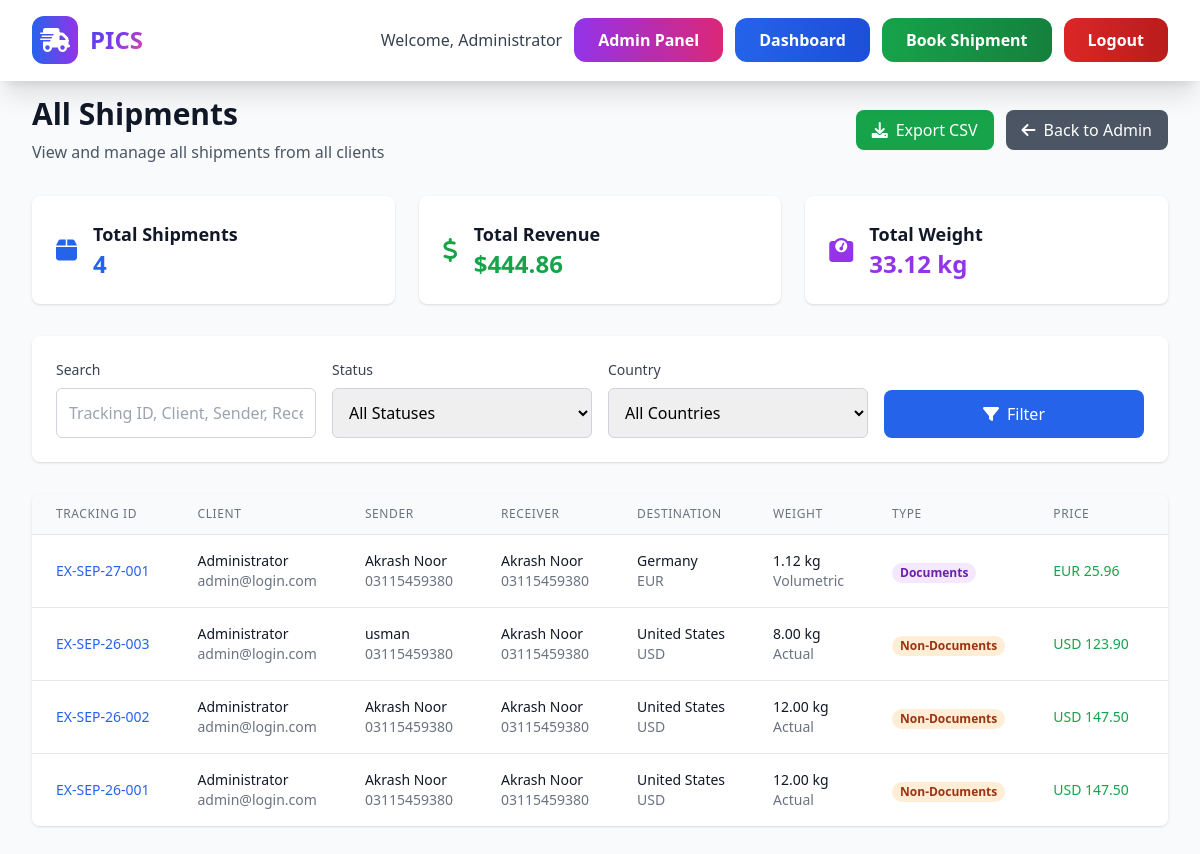
The page /admin/shipments (signed in) on the database its author committed.
### main.py (models this page shows, shortened)
class Client(UserMixin, db.Model):
    id = db.Column(db.Integer, primary_key=True)
    name = db.Column(db.String(100), nullable=False)
    email = db.Column(db.String(100), unique=True, nullable=False)
    password_hash = db.Column(db.String(128), nullable=False)
    phone = db.Column(db.String(20), nullable=False)
    cnic = db.Column(db.String(20), unique=True, nullable=False)
    address = db.Column(db.Text, nullable=False)
    postal_code = db.Column(db.String(20), nullable=False)
    is_admin = db.Column(db.Boolean, default=False)
    created_at = db.Column(db.DateTime, default=datetime.utcnow)

class Shipment(db.Model):
    id = db.Column(db.Integer, primary_key=True)
    tracking_id = db.Column(db.String(50), unique=True, nullable=False)
    client_id = db.Column(db.Integer, db.ForeignKey('client.id'), nullable=False)
    sender_name = db.Column(db.String(100), nullable=False)
    sender_phone = db.Column(db.String(20), nullable=False)
    sender_cnic = db.Column(db.String(20), nullable=False)
    sender_address = db.Column(db.Text, nullable=False)
    sender_postal_code = db.Column(db.String(20), nullable=False)
    receiver_name = db.Column(db.String(100), nullable=False)
    receiver_phone = db.Column(db.String(20), nullable=False)
    receiver_cnic = db.Column(db.String(20), nullable=False)
    receiver_address = db.Column(db.Text, nullable=False)
    receiver_postal_code = db.Column(db.String(20), nullable=False)
    destination_country_id = db.Column(db.Integer, db.ForeignKey('country.id'), nullable=False)
    length = db.Column(db.Float, nullable=False)
    width = db.Column(db.Float, nullable=False)
    height = db.Column(db.Float, nullable=False)
    actual_weight = db.Column(db.Float, nullable=False)
    weight_type = db.Column(db.String(20), nullable=False)  # 'actual' or 'volumetric'
    document_type = db.Column(db.String(20), nullable=False, default='non_docs')  # 'docs' or 'non_docs'
    volumetric_weight = db.Column(db.Float, nullable=False)
    chargeable_weight = db.Column(db.Float, nullable=False)
    base_price = db.Column(db.Float, nullable=False)
    gst_amount = db.Column(db.Float, nullable=False)
    final_price = db.Column(db.Float, nullable=False)
    status = db.Column(db.String(20), default='booked')  # booked, in_transit, delivered, cancelled
    undertaking_accepted = db.Column(db.Boolean, default=False)
    undertaking_text = db.Column(db.Text)
    created_at = db.Column(db.DateTime, default=datetime.utcnow)
    client = db.relationship('Client', backref=db.backref('shipments', lazy=True))
    destination_country = db.relationship('Country', backref=db.backref('shipments', lazy=True))

class Country(db.Model):
    id = db.Column(db.Integer, primary_key=True)
    name = db.Column(db.String(100), nullable=False)
    code = db.Column(db.String(3), unique=True, nullable=False)
    currency = db.Column(db.String(3), nullable=False)
    is_active = db.Column(db.Boolean, default=True)

### main.py (the view, shortened to what this page needs)
@app.route('/admin/shipments')
@login_required
def admin_shipments():
    if not current_user.is_admin:
        flash('Access denied. Admin privileges required.', 'error')
        return redirect(url_for('dashboard'))
    status_filter = request.args.get('status', '')
    country_filter = request.args.get('country', '')
    search_query = request.args.get('search', '')
    page = request.args.get('page', 1, type=int)
    per_page = 20
    query = Shipment.query.join(Client).join(Country)
    if status_filter:
        query = query.filter(Shipment.status == status_filter)
    if country_filter:
        query = query.filter(Shipment.destination_country_id == country_filter)
    shipments_paginated = query.order_by(Shipment.created_at.desc()).paginate(
        page=page, per_page=per_page, error_out=False
    )
    countries = Country.query.filter_by(is_active=True).all()
    statuses = ['booked', 'in_transit', 'delivered', 'cancelled']
    total_shipments = query.count()
    total_revenue = query.with_entities(db.func.sum(Shipment.final_price)).scalar() or 0
    total_weight = query.with_entities(db.func.sum(Shipment.chargeable_weight)).scalar() or 0
    return render_template('admin_shipments.html',
                         shipments=shipments_paginated.items,
                         pagination=shipments_paginated,
                         countries=countries,
                         statuses=statuses,
                         status_filter=status_filter,
                         country_filter=country_filter,
                         search_query=search_query,
                         total_shipments=total_shipments,
                         total_revenue=total_revenue,
                         total_weight=total_weight)

### templates/admin_shipments.html (shortened to what this page needs)
{% extends 'base.html' %}
{% block content %}
<div class="min-h-screen py-8">
    <div class="max-w-7xl mx-auto px-4 sm:px-6 lg:px-8">
        <div class="mb-8">
            <div class="flex justify-between items-center">
                <div>
                    <h1 class="text-3xl font-bold text-gray-900">All Shipments</h1>
                    <p class="mt-2 text-gray-600">View and manage all shipments from all clients</p>
                </div>
                <div class="flex space-x-3">
                    <a href="{{ url_for('export_all_shipments') }}"
                       class="bg-green-600 text-white px-4 py-2 rounded-lg font-medium hover:bg-green-700">
                        <i class="fas fa-download mr-2"></i>Export CSV
                    </a>
                    <a href="{{ url_for('admin') }}"
                       class="bg-gray-600 text-white px-4 py-2 rounded-lg font-medium hover:bg-gray-700">
                        <i class="fas fa-arrow-left mr-2"></i>Back to Admin
                    </a>
                </div>
            </div>
        </div>
        <div class="grid grid-cols-1 md:grid-cols-3 gap-6 mb-8">
            <div class="bg-white p-6 rounded-lg shadow">
                <div class="flex items-center">
                    <div class="flex-shrink-0">
                        <i class="fas fa-box text-blue-600 text-2xl"></i>
                    </div>
                    <div class="ml-4">
                        <h3 class="text-lg font-semibold text-gray-900">Total Shipments</h3>
                        <p class="text-2xl font-bold text-blue-600">{{ total_shipments }}</p>
                    </div>
                </div>
            </div>
            <div class="bg-white p-6 rounded-lg shadow">
                <div class="flex items-center">
                    <div class="flex-shrink-0">
                        <i class="fas fa-dollar-sign text-green-600 text-2xl"></i>
                    </div>
                    <div class="ml-4">
                        <h3 class="text-lg font-semibold text-gray-900">Total Revenue</h3>
                        <p class="text-2xl font-bold text-green-600">${{ "%.2f"|format(total_revenue) }}</p>
                    </div>
                </div>
            </div>
            <div class="bg-white p-6 rounded-lg shadow">
                <div class="flex items-center">
                    <div class="flex-shrink-0">
                        <i class="fas fa-weight text-purple-600 text-2xl"></i>
                    </div>
                    <div class="ml-4">
                        <h3 class="text-lg font-semibold text-gray-900">Total Weight</h3>
                        <p class="text-2xl font-bold text-purple-600">{{ "%.2f"|format(total_weight) }} kg</p>
                    </div>
                </div>
            </div>
        </div>
        <div class="bg-white p-6 rounded-lg shadow mb-8">
            <form method="GET" class="grid grid-cols-1 md:grid-cols-4 gap-4">
                <div>
                    <label class="block text-sm font-medium text-gray-700 mb-2">Search</label>
                    <input type="text" name="search" value="{{ search_query }}"
                           placeholder="Tracking ID, Client, Sender, Receiver..."
                           class="p-3 border border-gray-300 rounded-md focus:ring-2 focus:ring-blue-500 focus:border-transparent w-full">
                </div>
                <div>
                    <label class="block text-sm font-medium text-gray-700 mb-2">Status</label>
                    <select name="status" class="p-3 border border-gray-300 rounded-md focus:ring-2 focus:ring-blue-500 focus:border-transparent w-full">
                        <option value="">All Statuses</option>
                    </select>
                </div>
                <div>
                    <label class="block text-sm font-medium text-gray-700 mb-2">Country</label>
                    <select name="country" class="p-3 border border-gray-300 rounded-md focus:ring-2 focus:ring-blue-500 focus:border-transparent w-full">
                        <option value="">All Countries</option>
                    </select>
                </div>
                <div class="flex items-end">
                    <button type="submit" class="bg-blue-600 text-white px-6 py-3 rounded-lg font-medium hover:bg-blue-700 w-full">
                        <i class="fas fa-filter mr-2"></i>Filter
                    </button>
                </div>
            </form>
        </div>
        <div class="bg-white rounded-lg shadow overflow-hidden">
            <div class="overflow-x-auto">
                <table class="min-w-full divide-y divide-gray-200">
                    <thead class="bg-gray-50">
                        <tr>
                            <th class="px-6 py-3 text-left text-xs font-medium text-gray-500 uppercase tracking-wider">Tracking ID</th>
                            <th class="px-6 py-3 text-left text-xs font-medium text-gray-500 uppercase tracking-wider">Client</th>
                            <th class="px-6 py-3 text-left text-xs font-medium text-gray-500 uppercase tracking-wider">Sender</th>
                            <th class="px-6 py-3 text-left text-xs font-medium text-gray-500 uppercase tracking-wider">Receiver</th>
                            <th class="px-6 py-3 text-left text-xs font-medium text-gray-500 uppercase tracking-wider">Destination</th>
                            <th class="px-6 py-3 text-left text-xs font-medium text-gray-500 uppercase tracking-wider">Weight</th>
                            <th class="px-6 py-3 text-left text-xs font-medium text-gray-500 uppercase tracking-wider">Type</th>
                            <th class="px-6 py-3 text-left text-xs font-medium text-gray-500 uppercase tracking-wider">Price</th>
                            <th class="px-6 py-3 text-left text-xs font-medium text-gray-500 uppercase tracking-wider">Status</th>
                        </tr>
                    </thead>
                    <tbody class="bg-white divide-y divide-gray-200">
                        {% for shipment in shipments %}
                        <tr class="hover:bg-gray-50">
                            <td class="px-6 py-4 whitespace-nowrap">
                                <div class="text-sm font-medium text-blue-600">{{ shipment.tracking_id }}</div>
                            </td>
                            <td class="px-6 py-4 whitespace-nowrap">
                                <div class="text-sm text-gray-900">{{ shipment.client.name }}</div>
                                <div class="text-sm text-gray-500">{{ shipment.client.email }}</div>
                            </td>
                            <td class="px-6 py-4 whitespace-nowrap">
                                <div class="text-sm text-gray-900">{{ shipment.sender_name }}</div>
                                <div class="text-sm text-gray-500">{{ shipment.sender_phone }}</div>
                            </td>
                            <td class="px-6 py-4 whitespace-nowrap">
                                <div class="text-sm text-gray-900">{{ shipment.receiver_name }}</div>
                                <div class="text-sm text-gray-500">{{ shipment.receiver_phone }}</div>
                            </td>
                            <td class="px-6 py-4 whitespace-nowrap">
                                <div class="text-sm text-gray-900">{{ shipment.destination_country.name }}</div>
                                <div class="text-sm text-gray-500">{{ shipment.destination_country.currency }}</div>
                            </td>
                            <td class="px-6 py-4 whitespace-nowrap">
                                <div class="text-sm text-gray-900">{{ "%.2f"|format(shipment.chargeable_weight) }} kg</div>
                                <div class="text-sm text-gray-500">{{ shipment.weight_type.title() }}</div>
                            </td>
                            <td class="px-6 py-4 whitespace-nowrap">
                                <span class="px-2 inline-flex text-xs leading-5 font-semibold rounded-full
                                    {% if shipment.document_type == 'docs' %}bg-purple-100 text-purple-800
                                    {% else %}bg-orange-100 text-orange-800{% endif %}">
                                    {{ 'Documents' if shipment.document_type == 'docs' else 'Non-Documents' }}
                                </span>
                            </td>
                            <td class="px-6 py-4 whitespace-nowrap">
                                <div class="text-sm font-medium text-green-600">{{ shipment.destination_country.currency }} {{ "%.2f"|format(shipment.final_price) }}</div>
                            </td>
                            <td class="px-6 py-4 whitespace-nowrap">
                            </td>
                        </tr>
                        {% endfor %}
                    </tbody>
                </table>
            </div>
        </div>
    </div>
</div>
{% endblock %}

### templates/base.html (shortened to what this page needs)
<!DOCTYPE html>
<html lang="en">
<head>
    <script src="https://cdn.tailwindcss.com"></script>
    <link href="https://cdnjs.cloudflare.com/ajax/libs/font-awesome/6.0.0/css/all.min.css" rel="stylesheet">
</head>
<body class="font-sans bg-gray-50">
    <nav class="fixed w-full nav-gradient shadow-xl z-50 border-b border-white/20">
        <div class="max-w-7xl mx-auto px-4 sm:px-6 lg:px-8">
            <div class="flex justify-between h-20">
                <div class="flex items-center">
                    <div class="bg-gradient-to-r from-blue-600 to-purple-600 p-2 rounded-xl mr-3">
                        <i class="fas fa-shipping-fast text-2xl text-white"></i>
                    </div>
                    <span class="text-2xl font-bold text-gradient">PICS</span>
                </div>
                <div class="flex items-center space-x-3">
                    {% if current_user.is_authenticated %}
                        <div class="hidden md:flex items-center space-x-3">
                            <span class="text-gray-700 font-medium">Welcome, {{ current_user.name }}</span>
                            {% if current_user.is_admin %}
                                <a href="{{ url_for('admin') }}" class="modern-button bg-gradient-to-r from-purple-600 to-pink-600 text-white px-6 py-2.5 hover:from-purple-700 hover:to-pink-700">
                                    Admin Panel
                                </a>
                            {% endif %}
                            <a href="{{ url_for('dashboard') }}" class="modern-button bg-gradient-to-r from-blue-600 to-blue-700 text-white px-6 py-2.5 hover:from-blue-700 hover:to-blue-800">
                                Dashboard
                            </a>
                            <a href="{{ url_for('book_shipment') }}" class="modern-button bg-gradient-to-r from-green-600 to-green-700 text-white px-6 py-2.5 hover:from-green-700 hover:to-green-800">
                                Book Shipment
                            </a>
                            <a href="{{ url_for('logout') }}" class="modern-button bg-gradient-to-r from-red-600 to-red-700 text-white px-6 py-2.5 hover:from-red-700 hover:to-red-800">
                                Logout
                            </a>
                        </div>
                    {% endif %}
                </div>
            </div>
        </div>
    </nav>
    <main class="pt-16">
        {% block content %}{% endblock %}
    </main>
</body>
</html>

### rows shown on the page
Client: name "Administrator"
Shipment: tracking_id "EX-SEP-27-001", client.name "Administrator", client.email "admin@login.com", sender_name "Akrash Noor", sender_phone "03115459380", receiver_name "Akrash Noor", receiver_phone "03115459380", destination_country.name "Germany", destination_country.currency "EUR", chargeable_weight "1.12", weight_type "Volumetric", document_type "Documents", final_price "25.96"
Shipment: tracking_id "EX-SEP-26-003", client.name "Administrator", client.email "admin@login.com", sender_name "usman", sender_phone "03115459380", receiver_name "Akrash Noor", receiver_phone "03115459380", destination_country.name "United States", destination_country.currency "USD", chargeable_weight "8.00", weight_type "Actual", document_type "Non-Documents", final_price "123.90"
Shipment: tracking_id "EX-SEP-26-002", client.name "Administrator", client.email "admin@login.com", sender_name "Akrash Noor", sender_phone "03115459380", receiver_name "Akrash Noor", receiver_phone "03115459380", destination_country.name "United States", destination_country.currency "USD", chargeable_weight "12.00", weight_type "Actual", document_type "Non-Documents", final_price "147.50"
Shipment: tracking_id "EX-SEP-26-001", client.name "Administrator", client.email "admin@login.com", sender_name "Akrash Noor", sender_phone "03115459380", receiver_name "Akrash Noor", receiver_phone "03115459380", destination_country.name "United States", destination_country.currency "USD", chargeable_weight "12.00", weight_type "Actual", document_type "Non-Documents", final_price "147.50"

### other values the page prints
{{ total_shipments }} "4"
{{ "%.2f"|format(total_revenue) }} "444.86"
{{ "%.2f"|format(total_weight) }} "33.12"
